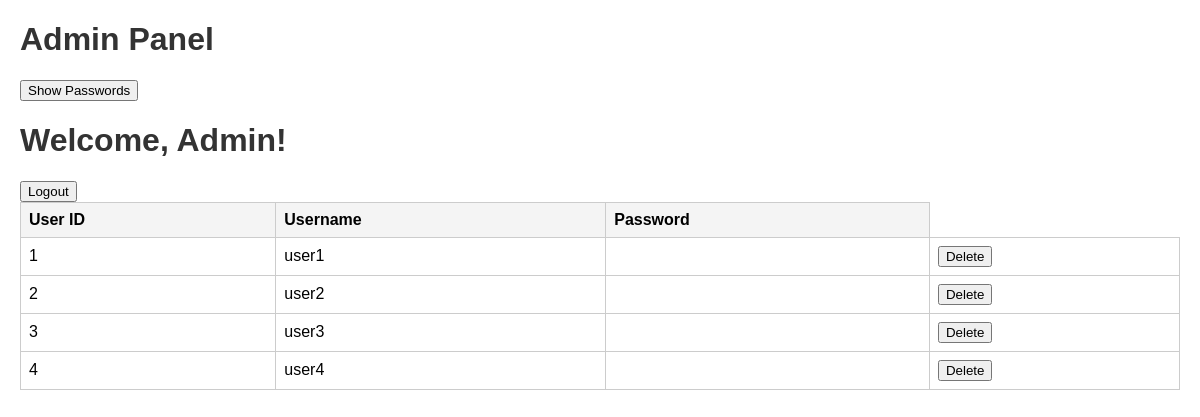
Before: /admin_panel (signed in) with the older database file.
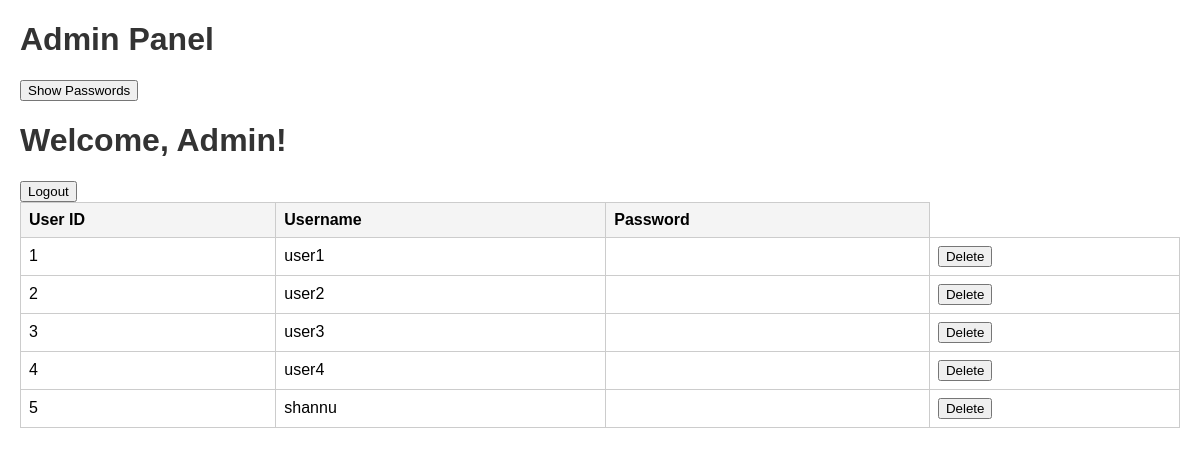
After: the same page with the newer database file.
### tables this page shows
CREATE TABLE users (
            id INTEGER PRIMARY KEY AUTOINCREMENT,
            username TEXT UNIQUE NOT NULL,
            password TEXT NOT NULL,
            is_admin INTEGER NOT NULL DEFAULT 0
        );

### app.py (the view)
@app.route('/admin_panel')
def admin_panel():
    if 'admin' not in session:
        flash("You must be logged in as an admin.", "danger")
        return redirect(url_for('admin'))
    conn = sqlite3.connect("chat.db")
    conn.row_factory = sqlite3.Row
    cursor = conn.cursor()
    cursor.execute("SELECT id, username, password FROM users")
    users = cursor.fetchall()
    conn.close()
    return render_template("admin.html", users=users)

### templates/admin.html (shortened to what this page needs)
<!DOCTYPE html>
<html lang="en">
<head>
    <link rel="stylesheet" href="{{ url_for('static', filename='style.css') }}">
</head>
<body>
    <h1>Admin Panel</h1>
    <button id="toggle-passwords" onclick="toggleAllPasswords()">Show Passwords</button>
    <table>
        <thead>
            <tr>
                <th>User ID</th>
                <th>Username</th>
                <th>Password</th>
            </tr>
        </thead>
        <tbody>
            <h1>Welcome, Admin!</h1>
            <a href="{{ url_for('admin_logout') }}">
                <button>Logout</button>
            </a>
            {% for user in users %}
            <tr>
                <td>{{ user[0] }}</td>
                <td>{{ user[1] }}</td>
                <td>
                </td>
                <td>
                    <form action="{{ url_for('delete_user', user_id=user['id']) }}" method="POST" onsubmit="return confirm('Are you sure you want to delete this user?');">
                        <button type="submit" class="btn btn-danger">Delete</button>
                    </form>
                </td>
            </tr>
            {% endfor %}
        </tbody>
    </table>
</body>
</html>

### static/style.css (style rules this page uses)
body { font-family: Arial, sans-serif; }

### templates/admin.html (style rules this page uses)
body { font-family: Arial, sans-serif; margin: 20px; }
h1 { color: #333; }
table { width: 100%; border-collapse: collapse; }
th, td { border: 1px solid #ccc; padding: 8px; text-align: left; }
th { background-color: #f4f4f4; }

Changed rows visible on the page:
added users: id "5", username "shannu"
